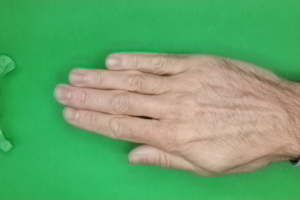
#> input picture Dataset/paper/0vugygEjxQJPr9yz.png, 300 x 200 px; its folder holds only this picture in this run
$ python image_process.py
#> lines starting #> are read from the running program, lines starting #| are printed output that depends on the picture; after the words box and inside, x2 and y2 are one past the last pixel; in counts of white or black regions, pixels touching at a corner belong together
import os
import math
import cv2
from keras.models import Sequential, Model
from keras.layers import Conv2D, MaxPooling2D, Flatten, Dense, Dropout
from keras.utils import to_categorical
from keras.regularizers import l1, l2
from sklearn.model_selection import train_test_split
import matplotlib.pyplot as plt
import numpy as np

X = []
y = []

categories = ["paper", "rock", "scissors"]

standard_size = (100, 100)

dataset_path = "Dataset"


def process_image(image_path):
    """
    PRE: 'image_path' is a string representing the path to an image file.
    POST: Returns the processed image as a 1D array.
    """
#> called with image_path = 'Dataset/paper/0vugygEjxQJPr9yz.png'
    img = cv2.imread(image_path)
#> img is the input picture: shape (200, 300, 3); mean B, G, R 108.5, 165.9, 102.9
    img = cv2.resize(img, standard_size)
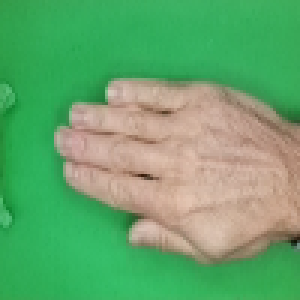
#> img: shape (100, 100, 3) (shown 3 times larger); mean B, G, R 108.7, 166.2, 103.2
    img_gray = cv2.cvtColor(img, cv2.COLOR_BGR2GRAY)
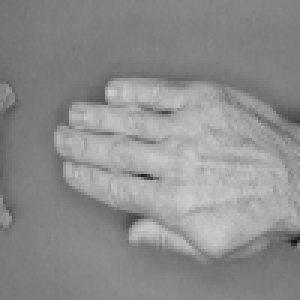
#> img_gray: shape (100, 100) (shown 3 times larger); min 17, max 204, mean 140.8
    img_blur = cv2.GaussianBlur(img_gray, (5, 5), 0)
    edges = cv2.Canny(img_blur, 50, 50)
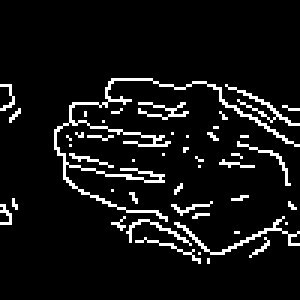
#> edges: shape (100, 100) (shown 3 times larger); 7.6% white in thin lines or dots, all inside (x1, y1, x2, y2) = (0, 26, 100, 88)
    edges = cv2.convertScaleAbs(edges)
    contours, _ = cv2.findContours(edges, cv2.RETR_EXTERNAL, cv2.CHAIN_APPROX_SIMPLE)
#> contours = 46 contours, 44 with area under 20; largest, box (x1, y1, x2, y2) and area: (18, 26, 100, 74) 50, (58, 72, 100, 85) 20
    mask = np.zeros_like(img_gray)
    cv2.drawContours(mask, contours, -1, (255), thickness=cv2.FILLED)
    result = cv2.subtract(img_gray, cv2.bitwise_not(mask))
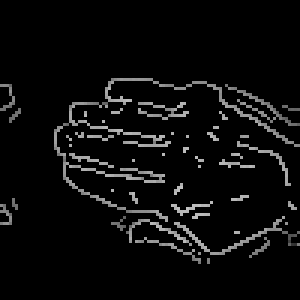
#> result: shape (100, 100) (shown 3 times larger); min 0, max 195, mean 11.5
    return result.flatten()


def load_data(category):
    """
    PRE: 'category' is a string representing the name of a category of images.
    POST: 'X' and 'y' are updated with the processed images and their corresponding categories.
    """
    path = os.path.join(dataset_path, category)
    images = [os.path.join(path, img) for img in os.listdir(path) if img.endswith(".png")]
    for img in images:
        processed_image = process_image(img)
#> processed_image = 10000 values, max 195 at index 6962, min 0 at index 0, mean 11.51
        X.append(processed_image)
        y.append(categories.index(category))


# Load data
for category in categories:
    load_data(category)
#> pass 2 of the loop `for category in categories:`:
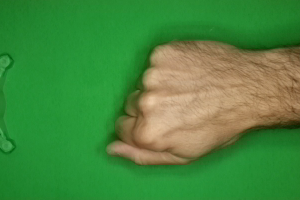
#> input picture Dataset/rock/0P6uxM8Vr1DwySHe.png, 300 x 200 px
#> in process_image, img is the input picture: shape (200, 300, 3); mean B, G, R 62.2, 135.9, 71.8
#> img: shape (100, 100, 3)
#> in process_image (call 2), `edges = cv2.Canny(img_blur, 50, 50)`:
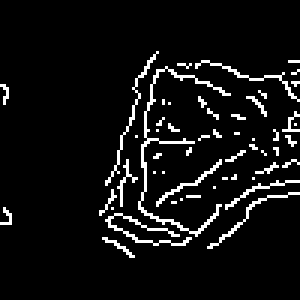
#> edges: shape (100, 100) (shown 3 times larger); 6.7% white in thin lines or dots, all inside (x1, y1, x2, y2) = (0, 17, 100, 86)
#> contours = 53 contours, 52 with area under 20; largest, box (x1, y1, x2, y2) and area: (46, 22, 77, 79) 33
#> in process_image (call 2), `result = cv2.subtract(img_gray, cv2.bitwise_not(mask))`:
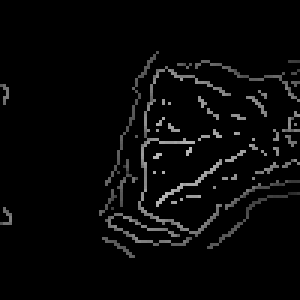
#> result: shape (100, 100) (shown 3 times larger); min 0, max 185, mean 7.9
#> (the run stopped early here; a loop or call above may not have finished)
